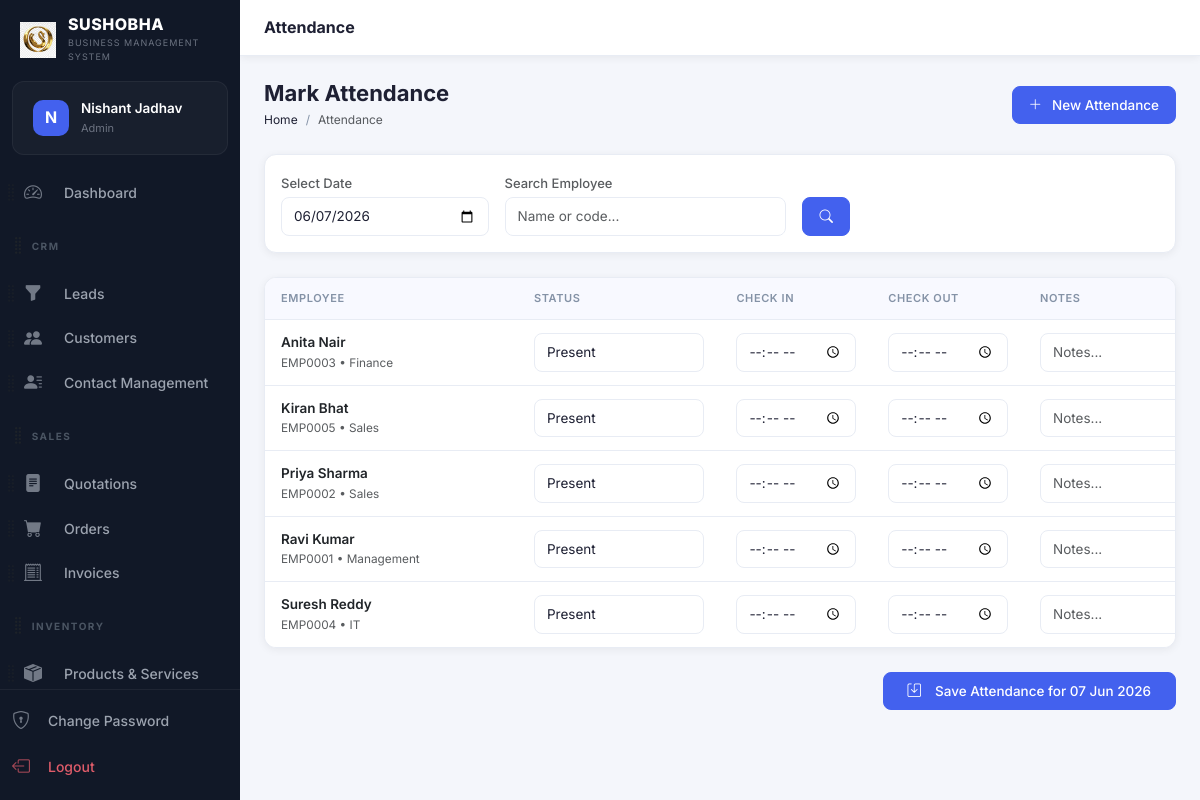
Screenshot of /modules/attendance/index.php (signed in) with the database file from the repository.
### tables this page shows
CREATE TABLE `users` (
  `id` int(10) unsigned NOT NULL AUTO_INCREMENT,
  `role_id` int(10) unsigned NOT NULL DEFAULT 5,
  `name` varchar(100) NOT NULL,
  `email` varchar(150) NOT NULL,
  `password` varchar(255) NOT NULL,
  `phone` varchar(20) DEFAULT NULL,
  `avatar` varchar(255) DEFAULT NULL,
  `is_active` tinyint(1) NOT NULL DEFAULT 1,
  `remember_token` varchar(100) DEFAULT NULL,
  `reset_token` varchar(100) DEFAULT NULL,
  `reset_token_expires` datetime DEFAULT NULL,
  `last_login` datetime DEFAULT NULL,
  `login_attempts` int(11) DEFAULT 0,
  `locked_until` datetime DEFAULT NULL,
  `created_at` timestamp NOT NULL DEFAULT current_timestamp(),
  `updated_at` timestamp NOT NULL DEFAULT current_timestamp() ON UPDATE current_timestamp(),
  `access_rights` text DEFAULT NULL,
  PRIMARY KEY (`id`),
  UNIQUE KEY `email` (`email`),
  KEY `role_id` (`role_id`),
  CONSTRAINT `users_ibfk_1` FOREIGN KEY (`role_id`) REFERENCES `roles` (`id`)
);

CREATE TABLE `roles` (
  `id` int(10) unsigned NOT NULL AUTO_INCREMENT,
  `name` varchar(50) NOT NULL,
  `slug` varchar(50) NOT NULL,
  `permissions` longtext DEFAULT NULL CHECK (json_valid(`permissions`)),
  `created_at` timestamp NOT NULL DEFAULT current_timestamp(),
  PRIMARY KEY (`id`),
  UNIQUE KEY `name` (`name`),
  UNIQUE KEY `slug` (`slug`)
);

CREATE TABLE `employees` (
  `id` int(10) unsigned NOT NULL AUTO_INCREMENT,
  `user_id` int(10) unsigned DEFAULT NULL,
  `emp_code` varchar(20) DEFAULT NULL,
  `name` varchar(150) NOT NULL,
  `email` varchar(150) DEFAULT NULL,
  `phone` varchar(20) DEFAULT NULL,
  `department` varchar(100) DEFAULT NULL,
  `designation` varchar(100) DEFAULT NULL,
  `join_date` date DEFAULT NULL,
  `salary` decimal(12,2) DEFAULT 0.00,
  `salary_type` enum('monthly','weekly','daily','hourly') DEFAULT 'monthly',
  `address` text DEFAULT NULL,
  `emergency_contact` varchar(100) DEFAULT NULL,
  `photo` varchar(255) DEFAULT NULL,
  `bank_name` varchar(100) DEFAULT NULL,
  `bank_account` varchar(30) DEFAULT NULL,
  `bank_ifsc` varchar(15) DEFAULT NULL,
  `status` enum('active','inactive','terminated') DEFAULT 'active',
  `created_at` timestamp NOT NULL DEFAULT current_timestamp(),
  `updated_at` timestamp NOT NULL DEFAULT current_timestamp() ON UPDATE current_timestamp(),
  PRIMARY KEY (`id`),
  UNIQUE KEY `emp_code` (`emp_code`),
  KEY `user_id` (`user_id`),
  CONSTRAINT `employees_ibfk_1` FOREIGN KEY (`user_id`) REFERENCES `users` (`id`) ON DELETE SET NULL
);

### config/db.php (called while the page is built, shortened)
<?php
class Database {
    private static ?PDO $instance = null;
    public static function getInstance(): PDO {
        if (self::$instance === null) {
            if ($_SERVER['HTTP_HOST'] === 'localhost' || $_SERVER['HTTP_HOST'] === '127.0.0.1') {
                $host   = 'localhost';
                $dbname = 'sushobha_crm';
                $user   = 'root';
                $pass   = '';
            } else {
                $host   = 'localhost';
                $dbname = 'u738172090_sushodb';
                $user   = 'u738172090_sushousr';
                $pass   = 'Hanumaan@102';
            }
            $charset = 'utf8mb4';
            $dsn = "mysql:host={$host};dbname={$dbname};charset={$charset}";
            $options = [
                PDO::ATTR_ERRMODE            => PDO::ERRMODE_EXCEPTION,
                PDO::ATTR_DEFAULT_FETCH_MODE => PDO::FETCH_ASSOC,
                PDO::ATTR_EMULATE_PREPARES   => false,
            ];
            try {
                self::$instance = new PDO($dsn, $user, $pass, $options);
            } catch (PDOException $e) {
                die(json_encode(['error' => 'Database connection failed: ' . $e->getMessage()]));
            }
        }
        return self::$instance;
    }
}
function db(): PDO {
    return Database::getInstance();
}

### includes/auth.php (called while the page is built, shortened)
<?php
require_once __DIR__ . '/../config/db.php';
function isLoggedIn(): bool {
    return isset($_SESSION['user_id']) && !empty($_SESSION['user_id']);
}
function currentUser(): ?array {
    static $user = null;
    if ($user === null) {
        $stmt = db()->prepare("SELECT u.*, r.name AS role_name, r.slug AS role_slug, r.permissions FROM users u JOIN roles r ON u.role_id = r.id WHERE u.id = ?");
        $stmt->execute([$_SESSION['user_id']]);
        $user = $stmt->fetch();
    }
    return $user;
}

### includes/functions.php (called while the page is built, shortened)
<?php
require_once __DIR__ . '/../config/db.php';
function e(?string $str): string {
    return htmlspecialchars($str ?? '', ENT_QUOTES | ENT_HTML5, 'UTF-8');
}
function sanitize(?string $str): string {
    return trim(strip_tags($str ?? ''));
}

### modules/attendance/index.php (the view, shortened to what this page needs)
<?php
require_once __DIR__ . '/../../config/db.php';
require_once __DIR__ . '/../../includes/auth.php';
require_once __DIR__ . '/../../includes/functions.php';
$date = sanitize($_GET['date'] ?? date('Y-m-d'));
$search = sanitize($_GET['search'] ?? '');
$where = ['e.status="active"']; $params = [];
$whereStr = implode(' AND ', $where);
$sql = "SELECT e.id as emp_id, e.emp_code, e.name, e.department,
        a.id as att_id, a.status, a.check_in, a.check_out, a.notes
        FROM employees e
        LEFT JOIN attendance a ON e.id = a.employee_id AND a.date = ?
        WHERE $whereStr
        ORDER BY e.name ASC";
$stmt = db()->prepare($sql);
$stmt->execute(array_merge([$date], $params));
$employees = $stmt->fetchAll();
include __DIR__ . '/../../includes/header.php';
?>
<?php include __DIR__ . '/../../includes/sidebar.php'; ?>
<div class="main-content">
<div class="topbar">
  <div class="topbar-title">Attendance</div>
</div>
<div class="page-content">
<div class="page-header">
  <div class="page-header-left"><h1>Mark Attendance</h1>
    <nav aria-label="breadcrumb"><ol class="breadcrumb"><li class="breadcrumb-item"><a href="<?= BASE_URL ?>/modules/dashboard/index.php">Home</a></li><li class="breadcrumb-item active">Attendance</li></ol></nav>
  </div>
  <a href="<?= BASE_URL ?>/modules/attendance/create.php" class="btn btn-primary"><i class="bi bi-plus-lg me-1"></i>New Attendance</a>
</div>
<div class="crm-card mb-4">
    <div class="crm-card-body p-3">
        <form method="GET" class="row g-3 align-items-end">
            <div class="col-md-3">
                <label class="form-label text-muted small mb-1">Select Date</label>
                <input type="date" name="date" class="form-control" value="<?= e($date) ?>" onchange="this.form.submit()">
            </div>
            <div class="col-md-4">
                <label class="form-label text-muted small mb-1">Search Employee</label>
                <input type="text" name="search" class="form-control" placeholder="Name or code..." value="<?= e($search) ?>">
            </div>
            <div class="col-md-auto">
                <button type="submit" class="btn btn-primary"><i class="bi bi-search"></i></button>
            </div>
        </form>
    </div>
</div>
<form method="POST">
    <div class="table-wrapper mb-4">
        <div class="table-responsive">
            <table class="table crm-table align-middle mb-0">
                <thead>
                    <tr>
                        <th style="width:25%">Employee</th>
                        <th style="width:20%">Status</th>
                        <th style="width:15%">Check In</th>
                        <th style="width:15%">Check Out</th>
                        <th style="width:25%">Notes</th>
                    </tr>
                </thead>
                <tbody>
                    <?php if(empty($employees)): ?>
                        <tr><td colspan="5"><div class="empty-state"><i class="bi bi-calendar-check"></i><p>No active employees found.</p></div></td></tr>
                    <?php else: foreach($employees as $e):
                        $status = $e['status'] ?? 'present';
                    ?>
                    <tr>
                        <td>
                            <div class="fw-semibold text-dark"><?= e($e['name']) ?></div>
                            <div class="small text-muted"><?= e($e['emp_code']) ?> <?= $e['department'] ? ' • '.e($e['department']) : '' ?></div>
                        </td>
                        <td>
                            <select name="attendance[<?= $e['emp_id'] ?>][status]" class="form-select form-select-sm">
                                <option value="present" <?= $status==='present'?'selected':'' ?>>Present</option>
                            </select>
                        </td>
                        <td><input type="time" name="attendance[<?= $e['emp_id'] ?>][check_in]" class="form-control form-control-sm" value="<?= e($e['check_in'] ? date('H:i', strtotime($e['check_in'])) : '') ?>"></td>
                        <td><input type="time" name="attendance[<?= $e['emp_id'] ?>][check_out]" class="form-control form-control-sm" value="<?= e($e['check_out'] ? date('H:i', strtotime($e['check_out'])) : '') ?>"></td>
                        <td><input type="text" name="attendance[<?= $e['emp_id'] ?>][notes]" class="form-control form-control-sm" placeholder="Notes..." value="<?= e($e['notes']) ?>"></td>
                    </tr>
                    <?php endforeach; endif; ?>
                </tbody>
            </table>
        </div>
    </div>
    <?php if(!empty($employees)): ?>
    <div class="d-flex justify-content-end mb-5">
        <button type="submit" class="btn btn-primary px-4"><i class="bi bi-save me-2"></i>Save Attendance for <?= date('d M Y', strtotime($date)) ?></button>
    </div>
    <?php endif; ?>
</form>
</div></div>
<?php include __DIR__ . '/../../includes/footer.php'; ?>

### includes/sidebar.php (shortened to what this page needs)
<?php
function isActive(string $path): string {
    return strpos($_SERVER['PHP_SELF'], $path) !== false ? 'active' : '';
}
$user = currentUser();
?>
<nav class="sidebar" id="sidebar">
  <div class="sidebar-brand">
    <div class="brand-logo">
      <img src="<?= BASE_URL ?>/assets/img/logo.png" alt="Logo" style="width: 100%; height: 100%; object-fit: contain;">
    </div>
    <div class="brand-text">
      <span class="brand-name"><?= APP_NAME ?></span>
      <span class="brand-tagline"><?= APP_TAGLINE ?></span>
    </div>
  </div>
  <div class="sidebar-user">
    <div class="sidebar-user-avatar">
      <?php if (!empty($user['avatar'])): ?>
        <img src="<?= BASE_URL ?>/<?= e($user['avatar']) ?>" alt="Avatar">
      <?php else: ?>
        <span><?= strtoupper(substr($user['name'] ?? 'U', 0, 1)) ?></span>
      <?php endif; ?>
    </div>
    <div class="sidebar-user-info">
      <span class="user-name"><?= e($user['name'] ?? 'User') ?></span>
      <span class="user-role"><?= ucwords(str_replace('_', ' ', $user['role_slug'] ?? '')) ?></span>
    </div>
  </div>
  <div class="sidebar-menu" id="sortableSidebar">
    <?php
    if (isAdmin()) {
        $defaultMenu[] = ['type' => 'header', 'id' => 'h_admin', 'label' => 'Admin'];
        $defaultMenu[] = ['type' => 'link', 'id' => 'approvals', 'url' => '/modules/approvals/index.php', 'icon' => 'bi-shield-check', 'label' => 'Approvals', 'match' => '/approvals/'];
        $defaultMenu[] = ['type' => 'link', 'id' => 'users', 'url' => '/modules/settings/users.php', 'icon' => 'bi-person-gear', 'label' => 'Users', 'match' => '/settings/users'];
        $defaultMenu[] = ['type' => 'link', 'id' => 'announcements', 'url' => '/modules/settings/announcements.php', 'icon' => 'bi-megaphone-fill', 'label' => 'Comm. Board', 'match' => '/settings/announcements'];
        $defaultMenu[] = ['type' => 'link', 'id' => 'settings', 'url' => '/modules/settings/index.php', 'icon' => 'bi-gear-fill', 'label' => 'Settings', 'match' => '/settings/index'];
        $defaultMenu[] = ['type' => 'link', 'id' => 'backup', 'url' => '/modules/settings/backup.php', 'icon' => 'bi-shield-check', 'label' => 'System Backup', 'match' => '/settings/backup'];
        $defaultMenu[] = ['type' => 'link', 'id' => 'activity_logs', 'url' => '/modules/settings/activity-logs.php', 'icon' => 'bi-clock-history', 'label' => 'Activity Logs', 'match' => '/activity-logs'];
    }
    $menuDict = [];
    foreach ($defaultMenu as $item) {
        $menuDict[$item['id']] = $item;
    }
    $userId = $_SESSION['user_id'] ?? 0;
    $stmt = db()->prepare("SELECT preference_value FROM user_preferences WHERE user_id = ? AND preference_key = 'sidebar_order'");
    $stmt->execute([$userId]);
    $savedOrderJson = $stmt->fetchColumn();
    $savedOrder = $savedOrderJson ? json_decode($savedOrderJson, true) : null;
    $menu = [];
    if ($savedOrder && is_array($savedOrder)) {
        foreach ($savedOrder as $id) {
            if (isset($menuDict[$id])) {
                $menu[] = $menuDict[$id];
                unset($menuDict[$id]);
            }
        }
        foreach ($menuDict as $item) {
            $menu[] = $item;
        }
    } else {
        $menu = $defaultMenu;
    }
    foreach ($menu as $item):
    ?>
      <div class="sidebar-sortable-item" data-id="<?= e($item['id']) ?>">
        <?php if ($item['type'] === 'header'): ?>
          <div class="menu-section-title d-flex align-items-center" style="margin-top: 15px;">
            <i class="bi bi-grip-vertical text-muted drag-handle" style="font-size: 1.2rem; cursor: grab; margin-left: -15px; margin-right: 2px;" title="Drag to reorder"></i>
            <span><?= e($item['label']) ?></span>
          </div>
        <?php else: ?>
          <div class="d-flex align-items-center position-relative">
            <i class="bi bi-grip-vertical text-muted drag-handle" style="font-size: 1.2rem; cursor: grab; opacity: 0.6; position: absolute; left: -15px; z-index: 10; padding: 10px 5px;" title="Drag to reorder"></i>
            <a href="<?= BASE_URL . $item['url'] ?>" class="menu-item flex-grow-1 mb-0 <?= isActive($item['match']) ?>">
              <i class="bi <?= $item['icon'] ?>"></i><span class="ms-1"><?= e($item['label']) ?></span>
            </a>
          </div>
        <?php endif; ?>
      </div>
    <?php endforeach; ?>
  </div>
  <div class="sidebar-footer">
    <a href="<?= BASE_URL ?>/modules/auth/change-password.php" class="menu-item <?= isActive('/auth/change-password') ?>">
      <i class="bi bi-shield-lock"></i><span>Change Password</span>
    </a>
    <a href="<?= BASE_URL ?>/modules/auth/logout.php" class="menu-item menu-item-logout">
      <i class="bi bi-box-arrow-left"></i><span>Logout</span>
    </a>
  </div>
</nav>

### rows the page displays
users: name "N", name "Nishant Jadhav", role.slug "Admin"
employees: name "Anita Nair", emp_code "EMP0003", department "Finance", id "Present"
employees: name "Kiran Bhat", emp_code "EMP0005", department "Sales", id "Present"
employees: name "Priya Sharma", emp_code "EMP0002", department "Sales", id "Present"
employees: name "Ravi Kumar", emp_code "EMP0001", department "Management", id "Present"
employees: name "Suresh Reddy", emp_code "EMP0004", department "IT", id "Present"

### other values shown
APP_NAME "SUSHOBHA"
APP_TAGLINE "BUSINESS MANAGEMENT SYSTEM"
$item['label'] "Dashboard"
$item['label'] "CRM"
$item['label'] "Leads"
$item['label'] "Customers"
$item['label'] "Contact Management"
$item['label'] "SALES"
$item['label'] "Quotations"
$item['label'] "Orders"
$item['label'] "Invoices"
$item['label'] "INVENTORY"
$item['label'] "Products & Services"
date('d M Y', strtotime($date)) "07 Jun 2026"
